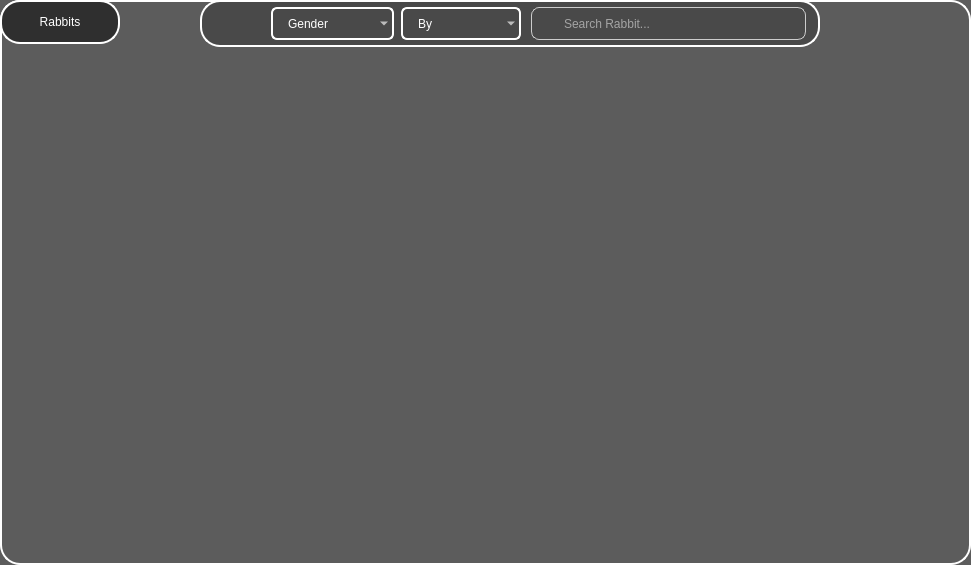
   <widget class="QFrame" name="Cage_Rabbits_Frame">
    <property name="geometry">
     <rect>
      <x>30</x>
      <y>264</y>
      <width>971</width>
      <height>565</height>
     </rect>
    </property>
    <property name="minimumSize">
     <size>
      <width>971</width>
      <height>565</height>
     </size>
    </property>
    <property name="maximumSize">
     <size>
      <width>971</width>
      <height>565</height>
     </size>
    </property>
    <property name="styleSheet">
     <string notr="true">QWidget{
	background-color: #5C5C5C;
	color: rgb(255, 255, 255);
	font: 75 18pt &quot;Acme&quot;;
	border: 2px solid #ffffff;
	border-style: outset;
    	border-radius: 20px;
}</string>
    </property>
    <property name="frameShape">
     <enum>QFrame::StyledPanel</enum>
    </property>
    <property name="frameShadow">
     <enum>QFrame::Raised</enum>
    </property>
    <widget class="QFrame" name="RabbitsLabel_Frame">
     <property name="enabled">
      <bool>true</bool>
     </property>
     <property name="geometry">
      <rect>
       <x>0</x>
       <y>0</y>
       <width>120</width>
       <height>44</height>
      </rect>
     </property>
     <property name="minimumSize">
      <size>
       <width>120</width>
       <height>44</height>
      </size>
     </property>
     <property name="maximumSize">
      <size>
       <width>120</width>
       <height>44</height>
      </size>
     </property>
     <property name="styleSheet">
      <string notr="true">QWidget{
	background-color: #2F2F2F;
	color: rgb(255, 255, 255);
	border: 2px solid #ffffff;
	border-style: outset;
    	border-radius: 20px;
}</string>
     </property>
     <property name="frameShape">
      <enum>QFrame::StyledPanel</enum>
     </property>
     <property name="frameShadow">
      <enum>QFrame::Raised</enum>
     </property>
     <widget class="QLabel" name="Rabbit_Label">
      <property name="geometry">
       <rect>
        <x>10</x>
        <y>6</y>
        <width>100</width>
        <height>31</height>
       </rect>
      </property>
      <property name="minimumSize">
       <size>
        <width>100</width>
        <height>31</height>
       </size>
      </property>
      <property name="maximumSize">
       <size>
        <width>100</width>
        <height>31</height>
       </size>
      </property>
      <property name="styleSheet">
       <string notr="true">QLabel {
border: none;
background-color: rgba(0, 0, 0, 0);
color: rgb(255, 255, 255);
font: 75 18pt &quot;Acme&quot;;
}</string>
      </property>
      <property name="text">
       <string>Rabbits</string>
      </property>
      <property name="alignment">
       <set>Qt::AlignCenter</set>
      </property>
     </widget>
    </widget>
    <widget class="QScrollArea" name="Cage_Rabbits_ScrollArea">
     <property name="geometry">
      <rect>
       <x>11</x>
       <y>62</y>
       <width>950</width>
       <height>481</height>
      </rect>
     </property>
     <property name="minimumSize">
      <size>
       <width>950</width>
       <height>481</height>
      </size>
     </property>
     <property name="maximumSize">
      <size>
       <width>950</width>
       <height>481</height>
      </size>
     </property>
     <property name="styleSheet">
      <string notr="true">QWidget{
	background-color: #5C5C5C;
	color: rgb(255, 255, 255);
	font: 75 18pt &quot;Acme&quot;;
	border: none;
	border-style: outset;
    	border-radius: 20px;
}</string>
     </property>
     <property name="verticalScrollBarPolicy">
      <enum>Qt::ScrollBarAlwaysOff</enum>
     </property>
     <property name="horizontalScrollBarPolicy">
      <enum>Qt::ScrollBarAlwaysOff</enum>
     </property>
     <property name="widgetResizable">
      <bool>true</bool>
     </property>
     <widget class="QWidget" name="Cage_Rabbits_ScrollArea_Widget">
      <property name="geometry">
       <rect>
        <x>0</x>
        <y>0</y>
        <width>950</width>
        <height>481</height>
       </rect>
      </property>
      <widget class="QWidget" name="gridLayoutWidget">
       <property name="geometry">
        <rect>
         <x>5</x>
         <y>0</y>
         <width>931</width>
         <height>481</height>
        </rect>
       </property>
       <layout class="QGridLayout" name="GridRabbits_ScrollArea"/>
      </widget>
     </widget>
    </widget>
    <widget class="QFrame" name="Filter_Frame_View">
     <property name="geometry">
      <rect>
       <x>200</x>
       <y>0</y>
       <width>620</width>
       <height>47</height>
      </rect>
     </property>
     <property name="minimumSize">
      <size>
       <width>620</width>
       <height>47</height>
      </size>
     </property>
     <property name="maximumSize">
      <size>
       <width>620</width>
       <height>47</height>
      </size>
     </property>
     <property name="styleSheet">
      <string notr="true">QWidget{
	background-color: rgb(73, 73, 73);
	color: rgb(255, 255, 255);
	border-style: outset;
    	border-radius: 20px;
}</string>
     </property>
     <property name="frameShape">
      <enum>QFrame::StyledPanel</enum>
     </property>
     <property name="frameShadow">
      <enum>QFrame::Raised</enum>
     </property>
     <widget class="QComboBox" name="FilterGender_Rabbits">
      <property name="geometry">
       <rect>
        <x>71</x>
        <y>7</y>
        <width>123</width>
        <height>33</height>
       </rect>
      </property>
      <property name="minimumSize">
       <size>
        <width>123</width>
        <height>33</height>
       </size>
      </property>
      <property name="maximumSize">
       <size>
        <width>123</width>
        <height>33</height>
       </size>
      </property>
      <property name="styleSheet">
       <string notr="true">QComboBox{
	border: 2px solid white;
	border-radius:6px;
	padding:1px 18px 1px 3px;
	background-color: rgba(0, 0, 0, 0);
	color: rgb(255, 255, 255);
	font: 75 12pt &quot;Acme&quot;;
	padding-left: 15px;
	selection-background-color: #2980B9;
}</string>
      </property>
      <item>
       <property name="text">
        <string>Gender</string>
       </property>
       <property name="icon">
        <iconset resource="resources.qrc">
         <normaloff>:/Icons/Gender_White.png</normaloff>
         <normalon>:/Icons/Gender_Green.png</normalon>:/Icons/Gender_White.png</iconset>
       </property>
      </item>
      <item>
       <property name="text">
        <string>Null</string>
       </property>
       <property name="icon">
        <iconset resource="resources.qrc">
         <normaloff>:/Icons/Gender_Null_White.png</normaloff>
         <normalon>:/Icons/Gender_Null_Green.png</normalon>:/Icons/Gender_Null_White.png</iconset>
       </property>
      </item>
      <item>
       <property name="text">
        <string>Male</string>
       </property>
       <property name="icon">
        <iconset resource="resources.qrc">
         <normaloff>:/Icons/Gender_Male_White.png</normaloff>
         <normalon>:/Icons/Gender_Male_Green.png</normalon>:/Icons/Gender_Male_White.png</iconset>
       </property>
      </item>
      <item>
       <property name="text">
        <string>Female</string>
       </property>
       <property name="icon">
        <iconset resource="resources.qrc">
         <normaloff>:/Icons/Gender_Female_White.png</normaloff>
         <normalon>:/Icons/Gender_Female_Green.png</normalon>:/Icons/Gender_Female_White.png</iconset>
       </property>
      </item>
     </widget>
     <widget class="QPushButton" name="Ordre_Rabbits">
      <property name="geometry">
       <rect>
        <x>18</x>
        <y>7</y>
        <width>43</width>
        <height>33</height>
       </rect>
      </property>
      <property name="minimumSize">
       <size>
        <width>43</width>
        <height>33</height>
       </size>
      </property>
      <property name="maximumSize">
       <size>
        <width>43</width>
        <height>33</height>
       </size>
      </property>
      <property name="font">
       <font>
        <family>Acme</family>
        <pointsize>18</pointsize>
        <weight>9</weight>
        <italic>false</italic>
        <bold>false</bold>
       </font>
      </property>
      <property name="cursor">
       <cursorShape>ArrowCursor</cursorShape>
      </property>
      <property name="styleSheet">
       <string notr="true">QPushButton {
	border: none;
	background-color:rgba(0, 0, 0, 0);
	image: url(:/Icons/Order_White.png);
}
QPushButton:hover {
	border: none;
	background-color:rgba(0, 0, 0, 0);
	image: url(:/Icons/Order_Mix.png);
}
QPushButton:checked:hover {
	border: none;
	background-color:rgba(0, 0, 0, 0);
	image: url(:/Icons/Order_Mix.png);
}
QPushButton:pressed {
	border: none;
	background-color:rgba(0, 0, 0, 0);
	image: url(:/Icons/Order_Green.png);
}
QPushButton:checked{
	border-style: outset;
    	background-color:rgba(0, 0, 0, 0);
	image: url(:/Icons/Order_Green.png);
}</string>
      </property>
      <property name="text">
       <string/>
      </property>
      <property name="iconSize">
       <size>
        <width>20</width>
        <height>20</height>
       </size>
      </property>
      <property name="checkable">
       <bool>true</bool>
      </property>
      <property name="checked">
       <bool>true</bool>
      </property>
      <property name="autoRepeat">
       <bool>false</bool>
      </property>
      <property name="autoExclusive">
       <bool>false</bool>
      </property>
      <property name="autoRepeatDelay">
       <number>50</number>
      </property>
      <property name="autoRepeatInterval">
       <number>10</number>
      </property>
     </widget>
     <widget class="QLineEdit" name="Search_Rabbits">
      <property name="geometry">
       <rect>
        <x>331</x>
        <y>7</y>
        <width>275</width>
        <height>33</height>
       </rect>
      </property>
      <property name="minimumSize">
       <size>
        <width>275</width>
        <height>33</height>
       </size>
      </property>
      <property name="maximumSize">
       <size>
        <width>275</width>
        <height>31</height>
       </size>
      </property>
      <property name="styleSheet">
       <string notr="true">QLineEdit {
	background-color:rgba(0, 0, 0, 0);
	padding-left: 30px;
	border: 1px solid #ccc;
	border-radius: 8px;
	background-image: url(:/Icons/Search.png);
	background-repeat: no-repeat;
	background-position: left center;
	font: 75 10pt &quot;Acme&quot;;
}</string>
      </property>
      <property name="inputMask">
       <string/>
      </property>
      <property name="text">
       <string/>
      </property>
      <property name="placeholderText">
       <string>Search Rabbit...</string>
      </property>
     </widget>
     <widget class="QComboBox" name="FilterBy_Rabbits">
      <property name="geometry">
       <rect>
        <x>201</x>
        <y>7</y>
        <width>120</width>
        <height>33</height>
       </rect>
      </property>
      <property name="minimumSize">
       <size>
        <width>120</width>
        <height>33</height>
       </size>
      </property>
      <property name="maximumSize">
       <size>
        <width>120</width>
        <height>33</height>
       </size>
      </property>
      <property name="styleSheet">
       <string notr="true">QComboBox{
	border: 2px solid white;
	border-radius:6px;
	padding:1px 18px 1px 3px;
	background-color: rgba(0, 0, 0, 0);
	color: rgb(255, 255, 255);
	font: 75 12pt &quot;Acme&quot;;
	padding-left: 15px;
	selection-background-color: #2980B9;
}</string>
      </property>
      <item>
       <property name="text">
        <string>By</string>
       </property>
       <property name="icon">
        <iconset resource="resources.qrc">
         <normaloff>:/Icons/Search.png</normaloff>:/Icons/Search.png</iconset>
       </property>
      </item>
      <item>
       <property name="text">
        <string>ID</string>
       </property>
       <property name="icon">
        <iconset resource="resources.qrc">
         <normaloff>:/Icons/Rabbit_Tag.png</normaloff>
         <normalon>:/Icons/Rabbit_Tag.png</normalon>:/Icons/Rabbit_Tag.png</iconset>
       </property>
      </item>
      <item>
       <property name="text">
        <string>Breed</string>
       </property>
       <property name="icon">
        <iconset resource="resources.qrc">
         <normaloff>:/Icons/Rabbit_Tag.png</normaloff>
         <normalon>:/Icons/Rabbit_Tag.png</normalon>:/Icons/Rabbit_Tag.png</iconset>
       </property>
      </item>
      <item>
       <property name="text">
        <string>Born</string>
       </property>
       <property name="icon">
        <iconset resource="resources.qrc">
         <normaloff>:/Icons/Calendar_White.png</normaloff>
         <normalon>:/Icons/Calendar_Green.png</normalon>:/Icons/Calendar_White.png</iconset>
       </property>
      </item>
      <item>
       <property name="text">
        <string>Color</string>
       </property>
       <property name="icon">
        <iconset resource="resources.qrc">
         <normaloff>:/Icons/Rabbit_White.png</normaloff>
         <normalon>:/Icons/Rabbit_Green.png</normalon>:/Icons/Rabbit_White.png</iconset>
       </property>
      </item>
      <item>
       <property name="text">
        <string>Mother</string>
       </property>
       <property name="icon">
        <iconset resource="resources.qrc">
         <normaloff>:/Icons/Rabbit_Tree_White.png</normaloff>
         <normalon>:/Icons/Rabbit_Tree_Green.png</normalon>:/Icons/Rabbit_Tree_White.png</iconset>
       </property>
      </item>
      <item>
       <property name="text">
        <string>Father</string>
       </property>
       <property name="icon">
        <iconset resource="resources.qrc">
         <normaloff>:/Icons/Rabbit_Tree_White.png</normaloff>
         <normalon>:/Icons/Rabbit_Tree_Green.png</normalon>:/Icons/Rabbit_Tree_White.png</iconset>
       </property>
      </item>
      <item>
       <property name="text">
        <string>Generation</string>
       </property>
       <property name="icon">
        <iconset resource="resources.qrc">
         <normaloff>:/Icons/Rabbit_Tree_White.png</normaloff>
         <normalon>:/Icons/Rabbit_Tree_Green.png</normalon>:/Icons/Rabbit_Tree_White.png</iconset>
       </property>
      </item>
      <item>
       <property name="text">
        <string>Type</string>
       </property>
       <property name="icon">
        <iconset resource="resources.qrc">
         <normaloff>:/Icons/Settings_White.png</normaloff>
         <normalon>:/Icons/Settings_White.png</normalon>:/Icons/Settings_White.png</iconset>
       </property>
      </item>
     </widget>
    </widget>
   </widget>
